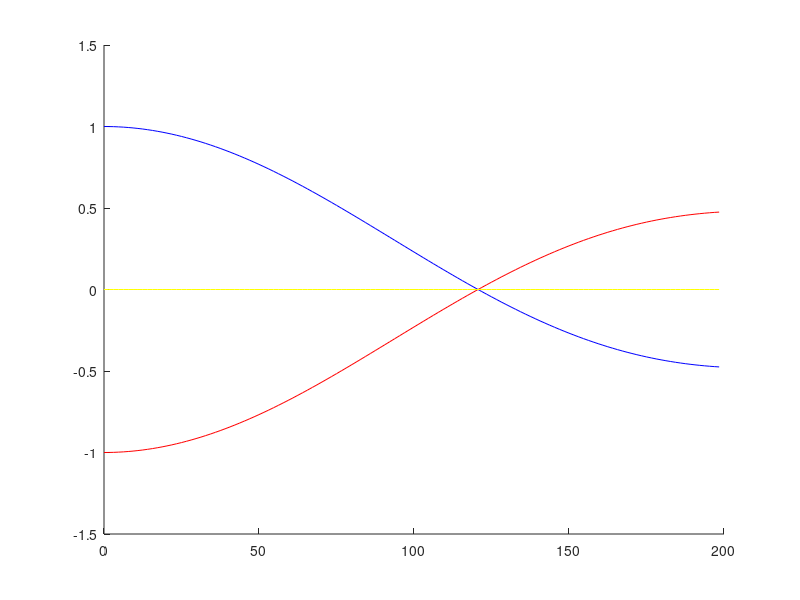
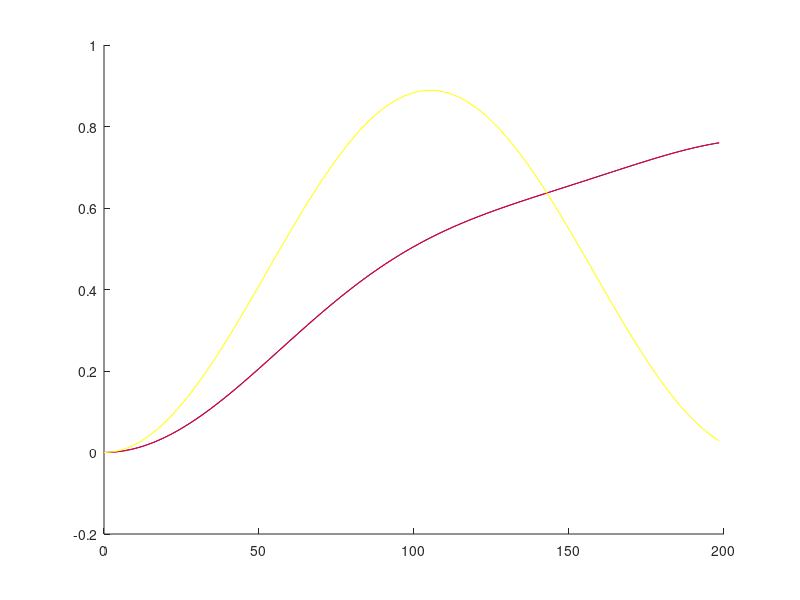

These figures' MATLAB source, in order:
function bhsuQM

tmax=200;

Nt = 128;
dt = tmax/Nt;

t=[0:dt:tmax-dt];

S = 3;
U = 1;
mu = 1;
J = 0.01;

Jx=[0,1,0;1,0,1;0,1,0]/sqrt(2);
Jy=i*[0,-1,0;1,0,-1;0,1,0]/sqrt(2);
Jz=[1,0,0;0,0,0;0,0,-1];


JxS=cell(1,S);
JyS=cell(1,S);
JzS=cell(1,S);
for j=1:S,
    JxS{j}=sparse(kron(kron(eye(3^(j-1)),Jx),eye(3^(S-j))));
    JyS{j}=sparse(kron(kron(eye(3^(j-1)),Jy),eye(3^(S-j))));
    JzS{j}=sparse(kron(kron(eye(3^(j-1)),Jz),eye(3^(S-j))));
end

'make ham'
time=cputime;

HQM=sparse(3^S,3^S);
for j=1:S
    HQM=HQM+JzS{j}*JzS{j}-JzS{j};
    for k=j+1:S
        HQM=HQM-J*(JxS{j}*JxS{k}+JyS{j}*JyS{k});
    end
end
cputime-time

HQMf=full(HQM);

'diag'
time=cputime;
[Vn,Em]=eig(HQMf);
cputime-time

En=diag(Em);

init=zeros(3^S,1);
init(8,1)=1;

cn=Vn'*init;
m1=Vn'*(JzS{1}*Vn);
m2=Vn'*(JzS{2}*Vn);
m3=Vn'*(JzS{3}*Vn);

m4=Vn'*(JzS{1}*(JzS{1}*Vn));
m5=Vn'*(JzS{2}*(JzS{2}*Vn));
m6=Vn'*(JzS{3}*(JzS{3}*Vn));


'plot'
time=cputime
for j=1:Nt
    vec=exp(-i*t(j)*En).*cn;
    AvgSz1(j)=vec'*(m1*vec);
    AvgSz2(j)=vec'*(m2*vec);
    AvgSz3(j)=vec'*(m3*vec);
    SqSz1(j)=vec'*(m4*vec);
    SqSz2(j)=vec'*(m5*vec);
    SqSz3(j)=vec'*(m6*vec);
end
cputime-time

size(AvgSz1)
size(SqSz1)

widSz1=SqSz1-AvgSz1.*AvgSz1;
widSz2=SqSz2-AvgSz2.*AvgSz2;
widSz3=SqSz3-AvgSz3.*AvgSz3;

%plot the results
figure
hold on
%plot(t,X(:,1),'r');
plot(t,AvgSz1,'b');
plot(t,AvgSz2,'r');
plot(t,AvgSz3,'y');
figure
hold on
%plot(t,X(:,1),'r');
plot(t,widSz1,'b');
plot(t,widSz2,'r');
plot(t,widSz3,'y');
%legend('n for p=0');
